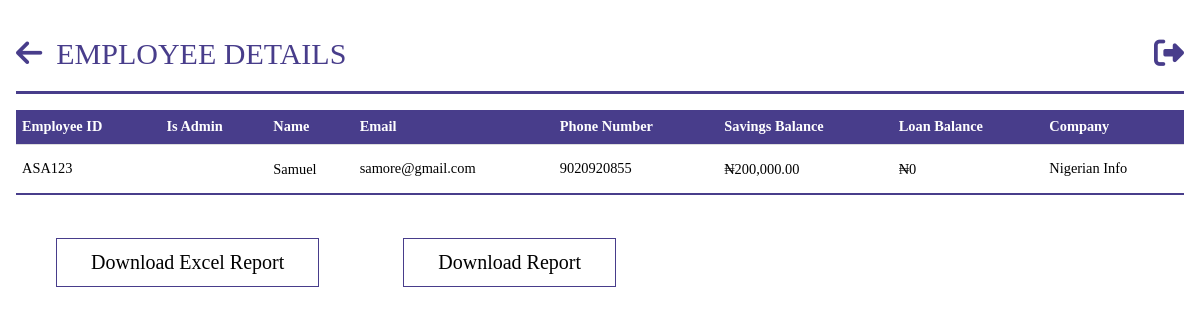
Page /persons (signed in) on the earlier database version.
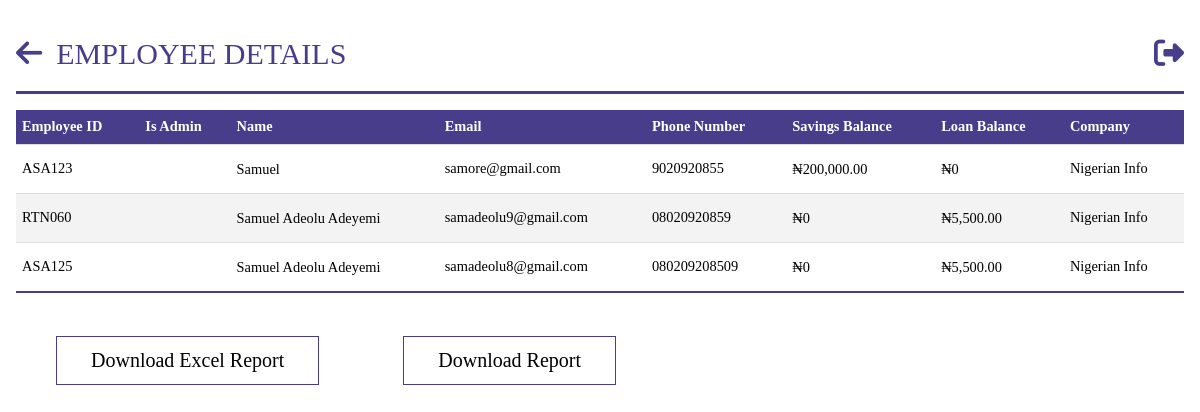
Same page on the later database version.
### models.py (models this page shows, shortened)
class Person(db.Model, UserMixin):
    __tablename__ = "persons"
    id = db.Column(db.Integer, primary_key=True)
    name = db.Column(db.String(100), nullable=False)
    role_id = db.Column(db.Integer, db.ForeignKey("roles.id"))
    email = db.Column(db.String, nullable=True, unique=True)
    password = db.Column(db.String(255), nullable=False)
    company_id = db.Column(db.Integer, db.ForeignKey("companies.id"))
    employee_id = db.Column(db.String, nullable=False, unique=True)
    phone_no = db.Column(db.String, unique=True)
    balance_bfd = db.Column(db.Float, default=0.0)
    balance_withheld = db.Column(db.Float, default=0.0)
    available_balance = db.Column(db.Float, default=0.0)
    loan_balance = db.Column(db.Float, default=0.0)
    loan_balance_bfd = db.Column(db.Float, default=0.0)
    loans = db.relationship("Loan", backref="person",foreign_keys="[Loan.person_id]")
    bank_payments_made = db.relationship("BankPayment", backref="payer", lazy=True)
    payments_made = db.relationship("SavingPayment", backref="payer", lazy=True)
    loan_payments_made = db.relationship("LoanPayment", backref="payer", lazy=True)
    @hybrid_property
    def total_balance(self):
        return self.available_balance + self.balance_withheld

class Company(db.Model):
    __tablename__ = "companies"
    id = db.Column(db.Integer, primary_key=True)
    name = db.Column(db.String(100), nullable=False, unique=True)
    balance_bfd = db.Column(db.Float, default=0.0)
    amount_accumulated = db.Column(db.Float, default=0.0)
    payments_made = db.relationship("BankPayment", backref="company_payer", lazy=True)
    employees = db.relationship("Person", backref="company", lazy=True)

### app.py (the view)
@app.route("/persons", methods=["GET"])
@login_required
@role_required(["Admin", "Secretary", "Sub-Admin"])
def get_persons():
    persons = query.get_persons()
    total_loan = sum(person.loan_balance for person in persons)
    total_savings = sum(person.total_balance for person in persons)
    return render_template(
        "query/person.html",
        persons=persons,
        total_loan=total_loan,
        total_savings=total_savings,
    )

### app.py (called while the page is built)
@login_manager.user_loader
def load_user(person_id):
    return Person.query.get(person_id)

def role_required(roles_required):
    def decorator(view_func):
        @wraps(view_func)
        def wrapper(*args, **kwargs):
            if not current_user.is_authenticated:
                flash("You must be logged in to access this page.", "error")
                return redirect(url_for("login"))
            user_role = current_user.role
            if user_role.name not in roles_required:
                flash("You don't have the required role to access this page.", "error")
                return redirect(
                    url_for("dashboard")
                )  # Change this to your desired redirect
            return view_func(*args, **kwargs)
        return wrapper
    return decorator

@app.before_request
def before_request():
    g.user = current_user

@app.template_filter("currency")
@login_required
def currency(value):
    modified_value = format_currency(value)  # Modify the value as needed
    return modified_value

### filters.py (called while the page is built)
def format_currency(
    value, currency_symbol="₦", decimal_separator=".", thousands_separator=","
):
    if value:
        if value < 0:
            formatted_value = f"-{currency_symbol}{abs(value):,.2f}"
        else:
            formatted_value = f"{currency_symbol}{value:,.2f}"
        formatted_value = formatted_value.replace(".", decimal_separator).replace(
            ",", thousands_separator
        )
    else:
        formatted_value = f"{currency_symbol}0"
    return formatted_value

### queries.py (called while the page is built)
    def get_persons(self):
        person = Person.query.all()
        return person

### templates/query/person.html (shortened to what this page needs)
{%extends 'base.html' %}
{% block header%}
EMPLOYEE DETAILS
{% endblock  %}
{% block anchor%}
<a href="{{ url_for('queries') }}" id='arrow'><i class="fa-solid fa-arrow-left"></i></a>
{% endblock  %}
{%block content%}
<body id="person">
    <table class="tab-content">
        <tbody>
            <tr>
                <th>Employee ID</th>
                <th>Is Admin</th>
                <th>Name</th>
                <th>Email</th>
                <th>Phone Number</th>
                <th>Savings Balance</th>
                <th>Loan Balance</th>
                <th>Company </th>
            </tr>
            {%for person in persons%}
            <tr>
                <td>{{ person.employee_id }}</td>
                <td>{{ person.is_admin }}</td>
                <td><a href="{{ url_for('savings_account_details',person_id=person.id)}}">{{ person.name }}</a></td>
                <td>{{ person.email }}</td>
                <td>{{ person.phone_no }}</td>
                <td><a href="{{url_for('savings_account',person_id=person.id)}}">{{ person.total_balance | currency}}</a></td>
                <td><a href="{{url_for('loan_account',person_id=person.id)}}">{{ person.loan_balance | currency}}</a></td>
                <td>{{ person.company.name }}</td>
            </tr>
            {%endfor%}
        </tbody>
    </table>
    <button id="downloadExcelButton">Download Excel Report</button>
    <button id="downloadPdfButton" onclick="window.print()">Download Report</button>
</body>
{%endblock%}

### templates/base.html (shortened to what this page needs)
<!DOCTYPE html>
<html lang="en">
<head>
    <link rel="stylesheet" href="https://cdnjs.cloudflare.com/ajax/libs/font-awesome/6.4.0/css/all.min.css"/>
    <link rel="stylesheet" href="\static\css\style.css">
</head>
<body class='index'>
    <header class="dashboard">
        <section id="nav">
            {%block anchor%}<a href="{{url_for('dashboard')}}" id='arrow'><i class="fa-solid fa-arrow-left"></i></a>{%endblock%}
            <a id="head">{% block header%}{% endblock  %}</a>
            <a href="{{url_for('logout')}}" class="tail"><i class="fa-sharp fa-solid fa-right-from-bracket"></i></a>
        </section>
    </header>
    {%block content%}
    {%endblock%}
</body>
</html>

### static/css/style.css (style rules this page uses)
* { margin: 0; padding: 0; box-sizing: border-box; font-family:'Times New Roman', Times, serif; }
.index { background-color: #ffffff; margin: 0 auto; max-width: 80em; line-height: 1.5; padding: 1em 1em; }
.index a { color: #fff; line-height: 2.5; text-decoration: none; }
.index #nav { border-bottom: #483d8b solid; margin-bottom: 1em; }
.index #nav a { font-size: 10px; }
.index #nav .tail { float: right; }
.index #nav a { font-size: 30px; color: #483d8b; }
.index #nav .tail i { color: #483d8b; }
.index #nav #arrow i { color: #483d8b; margin-right: 10px; }
#person * { color: #000; max-width: 90em; margin: 0 auto; margin-bottom: 3px; }
#person .tab-content { width: 100%; border-collapse: collapse; font-size: 0.9em; min-width: 400px; }
#person .tab-content tr th { background-color: #483d8b; color: #fff; text-align: left; font-weight: bold; }
#person th, #person td { padding: 6px; text-align: left; border-bottom: 1px solid #ddd; }
#person .tab-content tbody tr:nth-of-type(odd) { background-color: #f3f3f3; }
#person .tab-content tbody tr:last-of-type { border-bottom: 2px solid #483d8b; }
#person button { margin: 2em 2em; display: inline-block; text-decoration: none; border: 1px solid #483d8b; padding: 12px 34px; font-size: 20px; background: transparent; position: relative; cursor: pointer; }
#person .tab-content tr a { text-decoration: none; }

Differences in the rows shown:
added Person: employee_id "RTN060", name "Samuel Adeolu Adeyemi", email "samadeolu9@gmail.com", phone_no "08020920859", total_balance "₦0", loan_balance "₦5,500.00", company.name "Nigerian Info"
added Person: employee_id "ASA125", name "Samuel Adeolu Adeyemi", email "samadeolu8@gmail.com", phone_no "080209208509", total_balance "₦0", loan_balance "₦5,500.00", company.name "Nigerian Info"
